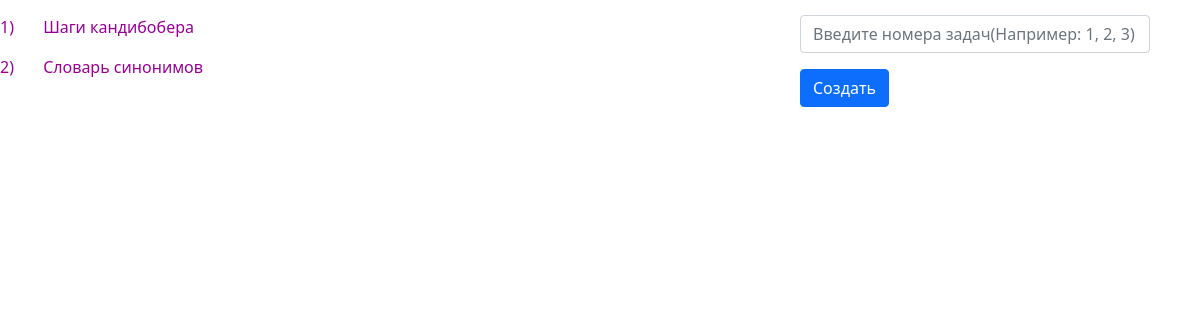
/create-test (signed in), run on an earlier commit of the app's database.
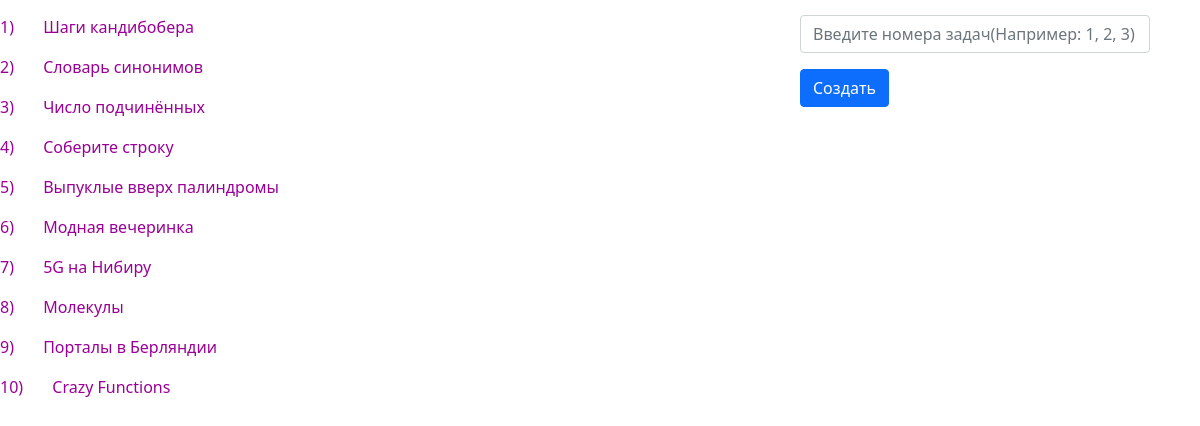
And on a later commit of the database.
### files/tasks.py (models this page shows)
class Task(SqlAlchemyBase):
    __tablename__ = 'task'
    id = sqlalchemy.Column(sqlalchemy.Integer, primary_key=True, autoincrement=True)
    name = sqlalchemy.Column(sqlalchemy.Text, nullable=False)
    text = sqlalchemy.Column(sqlalchemy.Text, nullable=False)
    input_text = sqlalchemy.Column(sqlalchemy.Text, nullable=False)
    output_text = sqlalchemy.Column(sqlalchemy.Text, nullable=False)

### app.py (the view)
@app.route('/create-test')
@login_required
def create_test():
    db_sess = create_session()
    t = db_sess.query(Task).all()
    return render_template('create_test.html', t=t)

### app.py (called while the page is built)
@login_manager.user_loader
def load_user(user_id):
    session = create_session()
    return session.query(User).filter(User.id == user_id).one_or_none()

### files/db_session.py (called while the page is built)
def create_session() -> Session:
    global __factory
    return __factory()

### templates/create_test.html (shortened to what this page needs)
<!DOCTYPE html>
<html lang="en">
<head>
    <link rel="stylesheet" href="../static/css/task.css">
    <link rel="stylesheet" href="https://cdn.jsdelivr.net/npm/bootstrap@5.1.3/dist/css/bootstrap.min.css">
</head>
<body>
<div class="tasks_list">
    {% for i in t %}
        <p><a class='href_tasks' href="#">{{ i.id }}) </a><a class='href_tasks1'
                                                             href="{{ url_for('task_page', id_task=i.id) }}">{{ i.name }}</a>
        </p>
    {% endfor %}
</div>
<div class="create_test">
    <form action="/create_tesht_for_user" , metod="POST">
        <p><input type="text" class="form-control" placeholder="Введите номера задач(Например: 1, 2, 3)" name="tests">
        </p>
        <p>
            <button type="submit" class="btn btn-primary">Создать</button>
        </p>
    </form>
</div>
</body>
</html>

What changed in the data, as far as the page shows it:
added Task: id "3", name "Число подчинённых"
added Task: id "4", name "Соберите строку"
added Task: id "5", name "Выпуклые вверх палиндромы"
added Task: id "6", name "Модная вечеринка"
added Task: id "7", name "5G на Нибиру"
added Task: id "8", name "Молекулы"
added Task: id "9", name "Порталы в Берляндии"
added Task: id "10", name "Crazy Functions"
